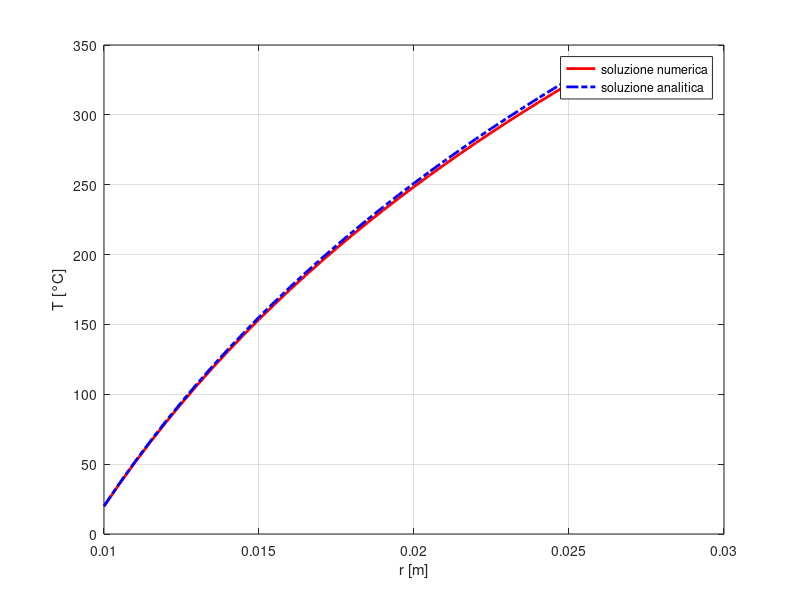

MATLAB code to generate this figure:
clc; clear; close all; 

%% dati
kk = .15; %W/mK
ri = 10e-3; %m
ro = 25e-3; %m
Tw = 15; %°C
hh = 1000; %W/m^2K
qq = -2e3; %W/m^2 OCCHIO AL SEGNO

%% griglia
dr = 5e-4; %m
rr = (ri:dr:ro)';
nn = length(rr);

%% AA
s_diag = dr + 2*rr;
c_diag = -4*rr;
i_diag = -dr + 2*rr;

AA = spdiags([s_diag c_diag i_diag], -1:1, nn, nn);

%% bb
bb = zeros(nn, 1);

%% coco
AA(1,1) = -1-dr*hh/kk; AA(1,2) = 1; bb(1) = -dr*hh*Tw/kk; % robin
AA(end, end-1) = -1; AA(end, end) = 1; bb(end) = -qq*dr/kk; % neumann

%% TT
TT = AA\bb;

%% analitica
A = -ro*qq/kk;
T1 = Tw+A/ri*kk/hh;
B = T1-A*log(ri);
Tan = @(r) A*log(r)+B;

%% show
plot(rr, TT, 'r-', 'linewidth', 2)
hold on
plot(rr, Tan(rr), 'b-.', 'linewidth', 2)
legend('soluzione numerica', 'soluzione analitica')
grid on
xlabel('r [m]')
ylabel('T [°C]')
